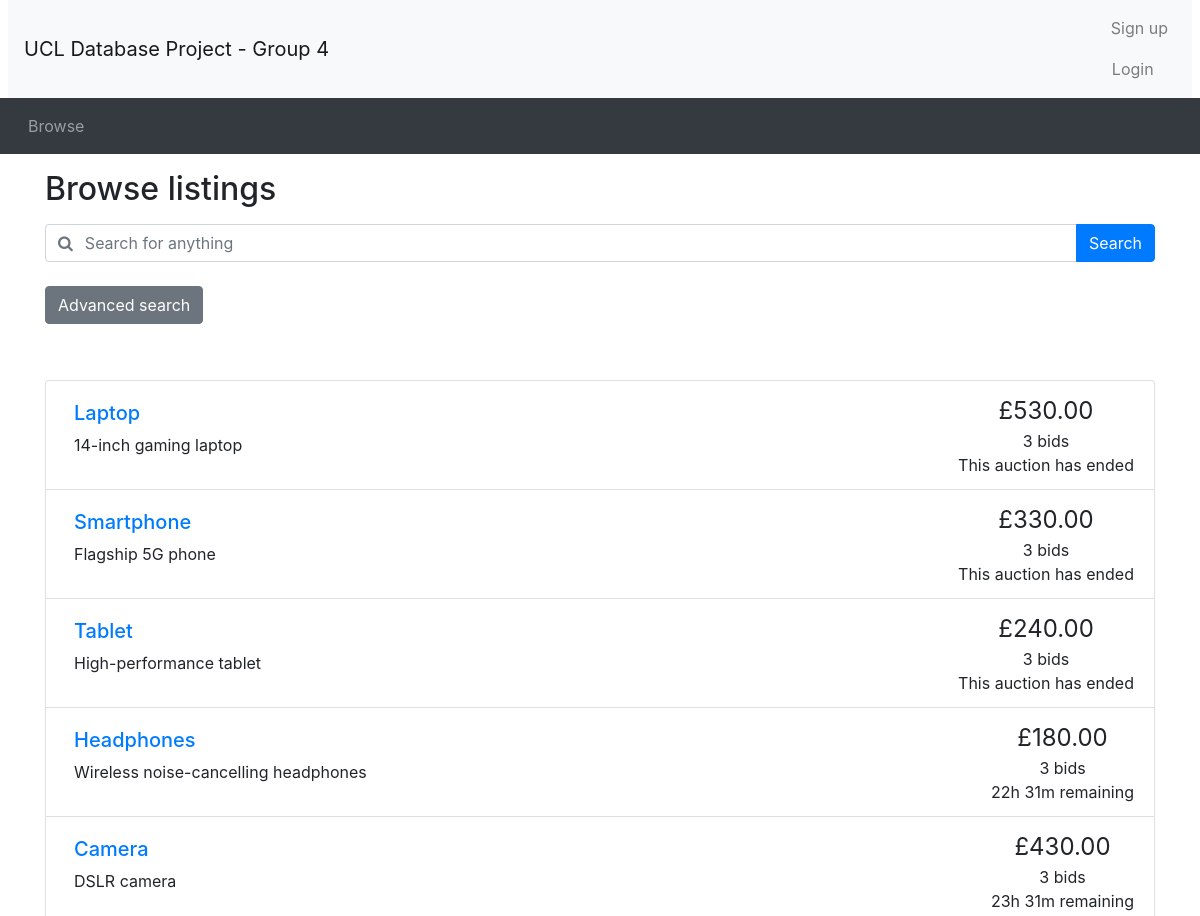
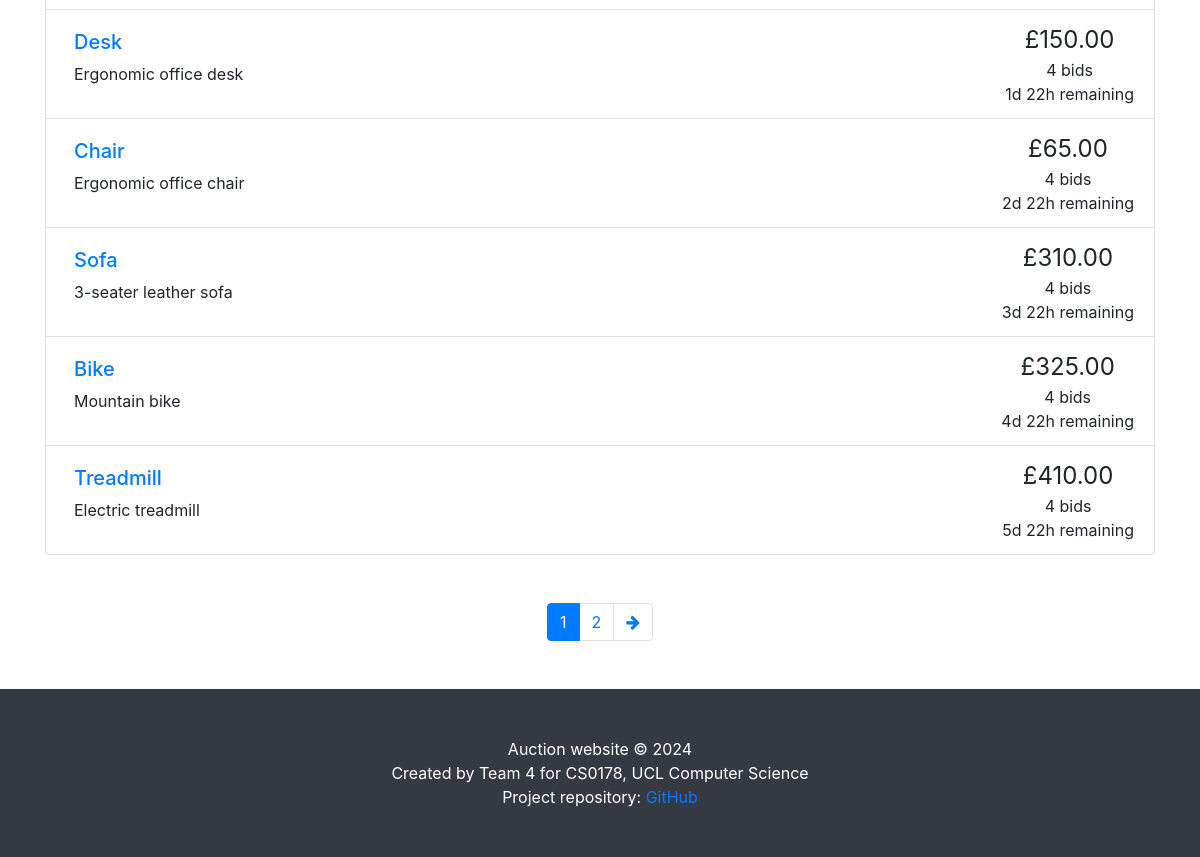
Screenshot of /browse.php with the database file from the repository (2 pictures, top to bottom).
### tables this page shows
CREATE TABLE `auctions` (
    `item_id` INT PRIMARY KEY AUTO_INCREMENT,
    `title` VARCHAR(50) UNIQUE NOT NULL,
    `details` TEXT,
    `category` VARCHAR(30) NOT NULL,
    `startPrice` DECIMAL(10, 2) NOT NULL,
    `reservePrice` DECIMAL(10, 2) CHECK (
        `reservePrice` IS NULL
        OR `reservePrice` >= `startPrice`
    ),
    `startDate` DATETIME NOT NULL,
    `endDate` DATETIME NOT NULL,
    `seller_id` INT NOT NULL,
    `status` ENUM('active', 'closed', 'cancelled') NOT NULL,
    FOREIGN KEY (`seller_id`) REFERENCES `seller` (`user_id`) ON DELETE CASCADE
);

CREATE TABLE `bids` (
    `bid_id` INT PRIMARY KEY AUTO_INCREMENT,
    `buyer_id` INT NOT NULL,
    `item_id` INT NOT NULL,
    `bidPrice` DECIMAL(10, 2) NOT NULL,
    `bidTime` DATETIME NOT NULL,
    FOREIGN KEY (`buyer_id`) REFERENCES `buyer` (`user_id`) ON DELETE CASCADE,
    FOREIGN KEY (`item_id`) REFERENCES `auctions` (`item_id`) ON DELETE CASCADE
);

### utilities.php (the view, shortened to what this page needs)
<?php
function display_time_remaining($interval)
{
    if ($interval->days == 0 && $interval->h == 0) {
        $time_remaining = $interval->format('%im %Ss');
    } else if ($interval->days == 0) {
        $time_remaining = $interval->format('%hh %im');
    } else {
        $time_remaining = $interval->format('%ad %hh');
    }
    return $time_remaining;
}
function print_listing_li($item_id, $title, $desc, $price, $num_bids, $end_time)
{
    if (strlen($desc) > 250) {
        $desc_shortened = substr($desc, 0, 250) . '...';
    } else {
        $desc_shortened = $desc;
    }
    if ($num_bids == 1) {
        $bid = ' bid';
    } else {
        $bid = ' bids';
    }
    $end_time = new DateTime($end_time);
    $now = new DateTime();
    if ($now > $end_time) {
        $time_remaining = 'This auction has ended';
    } else {
        $time_to_end = date_diff($now, $end_time);
        $time_remaining = display_time_remaining($time_to_end) . ' remaining';
    }
    echo ('
    <li class="list-group-item d-flex justify-content-between">
    <div class="p-2 mr-5"><h5><a href="listing.php?item_id=' . $item_id . '">' . $title . '</a></h5>' . $desc_shortened . '</div>
    <div class="text-center text-nowrap"><span style="font-size: 1.5em">£' . number_format($price, 2) . '</span><br/>' . $num_bids . $bid . '<br/>' . $time_remaining . '</div>
  </li>'
    );
}
?>

### header.php (shortened to what this page needs)
<!doctype html>
<html lang="en">
<head>
    <link rel="stylesheet" href="css/bootstrap.min.css">
    <link rel="stylesheet" href="https://cdnjs.cloudflare.com/ajax/libs/font-awesome/4.7.0/css/font-awesome.min.css">
    <link rel="stylesheet" href="css/custom.css">
</head>
<body>
    <nav class="navbar navbar-expand-lg navbar-light bg-light mx-2">
        <a class="navbar-brand" href="browse.php">UCL Database Project - Group 4 </a>
        <ul class="navbar-nav ml-auto">
            <li class="nav-item">
                <?php
                if (isset($_SESSION['logged_in']) && $_SESSION['logged_in'] == true) {
                    echo 'Welcome, <a href="user_info.php" class="nav-link d-inline">' . $_SESSION['username'] . '</a>';
                    echo " Logged in as: " . $_SESSION['account_type'];
                    echo '<a class="nav-link" href="logout.php">Logout</a>';
                } else {
                    echo '<a class="nav-link" href="register.php">Sign up</a>';
                    echo '<button type="button" class="btn nav-link" data-toggle="modal" data-target="#loginModal">Login</button>';
                }
                ?>
            </li>
        </ul>
    </nav>
    <nav class="navbar navbar-expand-lg navbar-dark bg-dark">
        <ul class="navbar-nav align-middle">
            <li class="nav-item mx-1">
                <a class="nav-link" href="browse.php">Browse</a>
            </li>
        </ul>
    </nav>

### browse.php (shortened to what this page needs)
<?php include_once("header.php") ?>
<?php require("utilities.php") ?>
<div class="container">
	<h2 class="my-3">Browse listings</h2>
	<?php include_once "search_bar.php" ?>
</div>
<?php
if (!isset($_GET['page'])) {
	$curr_page = 1;
} else {
	$curr_page = $_GET['page'];
}
$curr_page = (int)$curr_page;
$sql = "SELECT * FROM auctions";
$result_q = mysqli_query($con, $sql);
$num_results = mysqli_num_rows($result_q);
$results_per_page = 10;
$max_page = ceil($num_results / $results_per_page);
?>
<div class="container mt-5">
	<ul class="list-group">
		<?php
		if ($result_q->num_rows <= 0) {
			echo "No accessible auctions.";
		} else {
			if ($curr_page != "") {
				$sql .= " LIMIT " . (($curr_page - 1) * $results_per_page) . ", $results_per_page";
			}
			$result_q = mysqli_query($con, $sql);
			while ($fetch = mysqli_fetch_array($result_q)) {
				$item_id = $fetch['item_id'];
				$title = $fetch['title'];
				$description = $fetch['details'];
				$bid_sql = "SELECT bidPrice FROM bids WHERE item_id = $item_id ORDER BY bidPrice DESC";
				$bid_result = mysqli_query($con, $bid_sql);
				$num_bids = mysqli_num_rows($bid_result);
				if ($num_bids > 0) {
					$current_price = mysqli_fetch_array($bid_result)[0];
				} else {
					$current_price = $fetch['startPrice'];
				}
				$end_date = $fetch['endDate'];
				print_listing_li($item_id, $title, $description, $current_price, $num_bids, $end_date);
			}
		}
		?>
	</ul>
	<nav aria-label="Search results pages" class="mt-5">
		<ul class="pagination justify-content-center">
			<?php
			if ($result_q->num_rows > 0) {
				$querystring = "";
				$high_page_boost = max(3 - $curr_page, 0);
				$low_page_boost = max(2 - ($max_page - $curr_page), 0);
				$low_page = max(1, $curr_page - 2 - $low_page_boost);
				$high_page = min($max_page, $curr_page + 2 + $high_page_boost);
				for ($i = $low_page; $i <= $high_page; $i++) {
					if ($i == $curr_page) {
						echo ('
    <li class="page-item active">');
					} else {
						echo ('
    <li class="page-item">');
					}
					echo ('
      <a class="page-link" href="browse.php?' . $querystring . 'page=' . $i . '">' . $i . '</a>
    </li>');
				}
				if ($curr_page != $max_page) {
					echo ('
    <li class="page-item">
      <a class="page-link" href="browse.php?' . $querystring . 'page=' . ($curr_page + 1) . '" aria-label="Next">
        <span aria-hidden="true"><i class="fa fa-arrow-right"></i></span>
        <span class="sr-only">Next</span>
      </a>
    </li>');
				}
			}
			?>
		</ul>
	</nav>
</div>
<?php include_once("footer.php") ?>

### search_bar.php (shortened to what this page needs)
<div id="searchSpecs">
    <form method="get" action="">
        <div class="row">
            <div class="col-md-12 mb-2">
                <div class="form-group">
                    <div class="input-group w-100">
                        <div class="input-group-prepend">
                            <span class="input-group-text bg-transparent pr-0 text-muted">
                                <i class="fa fa-search"></i>
                            </span>
                        </div>
                        <input type="text" class="form-control border-left-0" name="keyword" id="keyword"
                            placeholder="Search for anything">
                        <div class="input-group-append">
                            <button type="submit" class="btn btn-primary">Search</button>
                        </div>
                    </div>
                </div>
            </div>
        </div>
        <button class="btn btn-secondary mb-2" type="button" data-toggle="collapse" data-target="#advancedSearch"
            aria-expanded="false" aria-controls="advancedSearch">
            Advanced search
        </button>
    </form>
</div>

### footer.php (shortened to what this page needs)
<footer class="py-5 bg-dark mt-5">
    <div class="container">
        <p class="m-0 text-center text-white">Auction website &copy; 2024</p>
        <p class="m-0 text-center text-white">Created by Team 4 for CS0178, UCL Computer Science</p>
        <p class="m-0 text-center text-white">Project repository: <a href="https://github.com/Hanekawa1012/Database-Group-4-Project">GitHub</a></p>
    </div>
</body>
</html>

### rows the page displays
auctions: title "Laptop", details "14-inch gaming laptop", bids.bidPrice "530.00", num_bids "3", endDate "This auction has ended"
auctions: title "Smartphone", details "Flagship 5G phone", bids.bidPrice "330.00", num_bids "3", endDate "This auction has ended"
auctions: title "Tablet", details "High-performance tablet", bids.bidPrice "240.00", num_bids "3", endDate "This auction has ended"
auctions: title "Headphones", details "Wireless noise-cancelling headphones", bids.bidPrice "180.00", num_bids "3", endDate "22h 31m remaining"
auctions: title "Camera", details "DSLR camera", bids.bidPrice "430.00", num_bids "3", endDate "23h 31m remaining"
auctions: title "Desk", details "Ergonomic office desk", bids.bidPrice "150.00", num_bids "4", endDate "1d 22h remaining"
auctions: title "Chair", details "Ergonomic office chair", bids.bidPrice "65.00", num_bids "4", endDate "2d 22h remaining"
auctions: title "Sofa", details "3-seater leather sofa", bids.bidPrice "310.00", num_bids "4", endDate "3d 22h remaining"
auctions: title "Bike", details "Mountain bike", bids.bidPrice "325.00", num_bids "4", endDate "4d 22h remaining"
auctions: title "Treadmill", details "Electric treadmill", bids.bidPrice "410.00", num_bids "4", endDate "5d 22h remaining"
